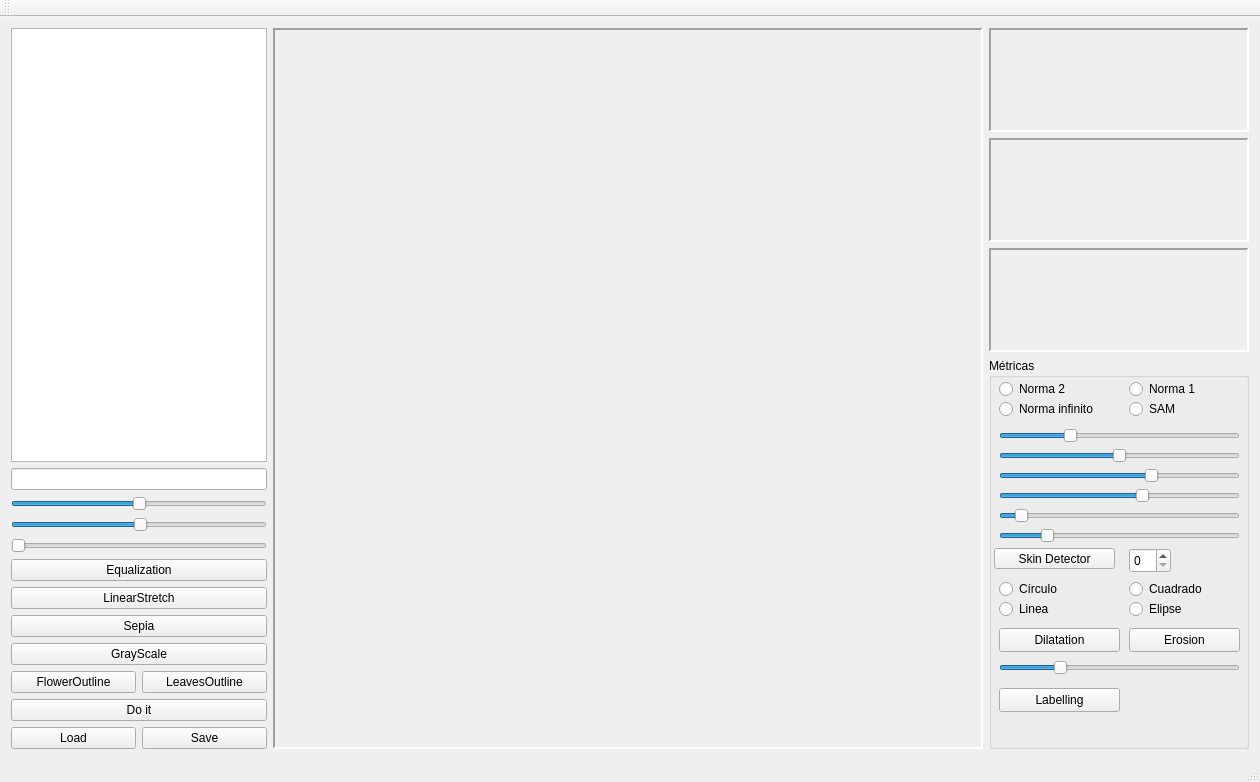
<?xml version="1.0" encoding="UTF-8"?>
<ui version="4.0">
 <class>FPImage</class>
 <widget class="QMainWindow" name="FPImage">
  <property name="geometry">
   <rect>
    <x>0</x>
    <y>0</y>
    <width>1260</width>
    <height>782</height>
   </rect>
  </property>
  <property name="windowTitle">
   <string>FPImage</string>
  </property>
  <widget class="QWidget" name="centralWidget">
   <layout class="QHBoxLayout" name="horizontalLayout_2" stretch="0,5,0">
    <item>
     <layout class="QVBoxLayout" name="verticalLayout">
      <property name="sizeConstraint">
       <enum>QLayout::SetDefaultConstraint</enum>
      </property>
      <item>
       <widget class="QPlainTextEdit" name="ERes"/>
      </item>
      <item>
       <widget class="QLineEdit" name="EFile"/>
      </item>
      <item>
       <widget class="QSlider" name="BrightnessSlider">
        <property name="minimum">
         <number>-255</number>
        </property>
        <property name="maximum">
         <number>255</number>
        </property>
        <property name="value">
         <number>0</number>
        </property>
        <property name="sliderPosition">
         <number>0</number>
        </property>
        <property name="orientation">
         <enum>Qt::Horizontal</enum>
        </property>
        <property name="tickPosition">
         <enum>QSlider::NoTicks</enum>
        </property>
       </widget>
      </item>
      <item>
       <widget class="QSlider" name="ContrastSlider">
        <property name="minimum">
         <number>0</number>
        </property>
        <property name="maximum">
         <number>890</number>
        </property>
        <property name="value">
         <number>450</number>
        </property>
        <property name="sliderPosition">
         <number>450</number>
        </property>
        <property name="orientation">
         <enum>Qt::Horizontal</enum>
        </property>
       </widget>
      </item>
      <item>
       <widget class="QSlider" name="EdgeSlider">
        <property name="maximum">
         <number>130</number>
        </property>
        <property name="orientation">
         <enum>Qt::Horizontal</enum>
        </property>
       </widget>
      </item>
      <item>
       <widget class="QPushButton" name="BEq">
        <property name="text">
         <string>Equalization</string>
        </property>
       </widget>
      </item>
      <item>
       <widget class="QPushButton" name="BLinearStretch">
        <property name="text">
         <string>LinearStretch</string>
        </property>
       </widget>
      </item>
      <item>
       <widget class="QPushButton" name="BSepia">
        <property name="text">
         <string>Sepia</string>
        </property>
       </widget>
      </item>
      <item>
       <widget class="QPushButton" name="BGrayScale">
        <property name="text">
         <string>GrayScale</string>
        </property>
       </widget>
      </item>
      <item>
       <layout class="QHBoxLayout" name="horizontalLayout_6">
        <item>
         <widget class="QPushButton" name="BFlowerOutline">
          <property name="text">
           <string>FlowerOutline</string>
          </property>
         </widget>
        </item>
        <item>
         <widget class="QPushButton" name="BLeavesOutline">
          <property name="text">
           <string>LeavesOutline</string>
          </property>
         </widget>
        </item>
       </layout>
      </item>
      <item>
       <widget class="QPushButton" name="BDoIt">
        <property name="text">
         <string>Do it</string>
        </property>
       </widget>
      </item>
      <item>
       <layout class="QHBoxLayout" name="horizontalLayout">
        <item>
         <widget class="QPushButton" name="BLoad">
          <property name="text">
           <string>Load</string>
          </property>
         </widget>
        </item>
        <item>
         <widget class="QPushButton" name="BSave">
          <property name="text">
           <string>Save</string>
          </property>
         </widget>
        </item>
       </layout>
      </item>
     </layout>
    </item>
    <item>
     <widget class="QScrollArea" name="scrollArea">
      <property name="frameShape">
       <enum>QFrame::Panel</enum>
      </property>
      <property name="lineWidth">
       <number>2</number>
      </property>
      <property name="widgetResizable">
       <bool>true</bool>
      </property>
      <widget class="QWidget" name="scrollAreaWidgetContents">
       <property name="geometry">
        <rect>
         <x>0</x>
         <y>0</y>
         <width>706</width>
         <height>700</height>
        </rect>
       </property>
       <layout class="QGridLayout" name="gridLayout">
        <item row="0" column="2">
         <widget class="QLabel" name="Ecran">
          <property name="text">
           <string/>
          </property>
         </widget>
        </item>
       </layout>
      </widget>
     </widget>
    </item>
    <item>
     <layout class="QVBoxLayout" name="verticalLayout_2">
      <item>
       <widget class="QLabel" name="EcranHistoR">
        <property name="minimumSize">
         <size>
          <width>260</width>
          <height>104</height>
         </size>
        </property>
        <property name="maximumSize">
         <size>
          <width>260</width>
          <height>104</height>
         </size>
        </property>
        <property name="frameShape">
         <enum>QFrame::Panel</enum>
        </property>
        <property name="frameShadow">
         <enum>QFrame::Sunken</enum>
        </property>
        <property name="lineWidth">
         <number>2</number>
        </property>
        <property name="midLineWidth">
         <number>0</number>
        </property>
        <property name="text">
         <string/>
        </property>
       </widget>
      </item>
      <item>
       <widget class="QLabel" name="EcranHistoG">
        <property name="minimumSize">
         <size>
          <width>260</width>
          <height>104</height>
         </size>
        </property>
        <property name="maximumSize">
         <size>
          <width>260</width>
          <height>104</height>
         </size>
        </property>
        <property name="frameShape">
         <enum>QFrame::Panel</enum>
        </property>
        <property name="frameShadow">
         <enum>QFrame::Sunken</enum>
        </property>
        <property name="lineWidth">
         <number>2</number>
        </property>
        <property name="text">
         <string/>
        </property>
       </widget>
      </item>
      <item>
       <widget class="QLabel" name="EcranHistoB">
        <property name="minimumSize">
         <size>
          <width>260</width>
          <height>104</height>
         </size>
        </property>
        <property name="maximumSize">
         <size>
          <width>260</width>
          <height>104</height>
         </size>
        </property>
        <property name="frameShape">
         <enum>QFrame::Panel</enum>
        </property>
        <property name="frameShadow">
         <enum>QFrame::Sunken</enum>
        </property>
        <property name="lineWidth">
         <number>2</number>
        </property>
        <property name="text">
         <string/>
        </property>
       </widget>
      </item>
      <item>
       <widget class="QGroupBox" name="GNorma">
        <property name="title">
         <string>Métricas</string>
        </property>
        <widget class="QRadioButton" name="N1">
         <property name="geometry">
          <rect>
           <x>140</x>
           <y>20</y>
           <width>111</width>
           <height>22</height>
          </rect>
         </property>
         <property name="sizePolicy">
          <sizepolicy hsizetype="Fixed" vsizetype="Fixed">
           <horstretch>0</horstretch>
           <verstretch>0</verstretch>
          </sizepolicy>
         </property>
         <property name="text">
          <string>Norma 1</string>
         </property>
        </widget>
        <widget class="QRadioButton" name="N2">
         <property name="geometry">
          <rect>
           <x>10</x>
           <y>20</y>
           <width>111</width>
           <height>22</height>
          </rect>
         </property>
         <property name="text">
          <string>Norma 2</string>
         </property>
        </widget>
        <widget class="QRadioButton" name="Ninf">
         <property name="geometry">
          <rect>
           <x>10</x>
           <y>40</y>
           <width>111</width>
           <height>22</height>
          </rect>
         </property>
         <property name="sizePolicy">
          <sizepolicy hsizetype="Fixed" vsizetype="Fixed">
           <horstretch>0</horstretch>
           <verstretch>0</verstretch>
          </sizepolicy>
         </property>
         <property name="text">
          <string>Norma infinito</string>
         </property>
        </widget>
        <widget class="QRadioButton" name="SAM">
         <property name="geometry">
          <rect>
           <x>140</x>
           <y>40</y>
           <width>111</width>
           <height>22</height>
          </rect>
         </property>
         <property name="text">
          <string>SAM</string>
         </property>
        </widget>
        <widget class="QSlider" name="BRp">
         <property name="geometry">
          <rect>
           <x>10</x>
           <y>70</y>
           <width>241</width>
           <height>16</height>
          </rect>
         </property>
         <property name="maximum">
          <number>255</number>
         </property>
         <property name="value">
          <number>72</number>
         </property>
         <property name="orientation">
          <enum>Qt::Horizontal</enum>
         </property>
        </widget>
        <widget class="QSlider" name="BRvar">
         <property name="geometry">
          <rect>
           <x>10</x>
           <y>90</y>
           <width>241</width>
           <height>16</height>
          </rect>
         </property>
         <property name="maximum">
          <number>50</number>
         </property>
         <property name="value">
          <number>25</number>
         </property>
         <property name="orientation">
          <enum>Qt::Horizontal</enum>
         </property>
        </widget>
        <widget class="QSlider" name="BGp">
         <property name="geometry">
          <rect>
           <x>10</x>
           <y>110</y>
           <width>241</width>
           <height>16</height>
          </rect>
         </property>
         <property name="maximum">
          <number>255</number>
         </property>
         <property name="value">
          <number>164</number>
         </property>
         <property name="orientation">
          <enum>Qt::Horizontal</enum>
         </property>
        </widget>
        <widget class="QSlider" name="BBp">
         <property name="geometry">
          <rect>
           <x>10</x>
           <y>150</y>
           <width>241</width>
           <height>16</height>
          </rect>
         </property>
         <property name="maximum">
          <number>255</number>
         </property>
         <property name="value">
          <number>17</number>
         </property>
         <property name="orientation">
          <enum>Qt::Horizontal</enum>
         </property>
        </widget>
        <widget class="QSlider" name="BBvar">
         <property name="geometry">
          <rect>
           <x>10</x>
           <y>170</y>
           <width>241</width>
           <height>16</height>
          </rect>
         </property>
         <property name="maximum">
          <number>50</number>
         </property>
         <property name="value">
          <number>9</number>
         </property>
         <property name="orientation">
          <enum>Qt::Horizontal</enum>
         </property>
        </widget>
        <widget class="QSlider" name="BGvar">
         <property name="geometry">
          <rect>
           <x>10</x>
           <y>130</y>
           <width>241</width>
           <height>16</height>
          </rect>
         </property>
         <property name="maximum">
          <number>50</number>
         </property>
         <property name="value">
          <number>30</number>
         </property>
         <property name="orientation">
          <enum>Qt::Horizontal</enum>
         </property>
        </widget>
        <widget class="QPushButton" name="BSkinDetector">
         <property name="geometry">
          <rect>
           <x>5</x>
           <y>190</y>
           <width>121</width>
           <height>21</height>
          </rect>
         </property>
         <property name="text">
          <string>Skin Detector</string>
         </property>
        </widget>
        <widget class="QSpinBox" name="spinBox">
         <property name="geometry">
          <rect>
           <x>140</x>
           <y>190</y>
           <width>42</width>
           <height>25</height>
          </rect>
         </property>
        </widget>
        <widget class="QRadioButton" name="RBCirculo">
         <property name="geometry">
          <rect>
           <x>10</x>
           <y>220</y>
           <width>111</width>
           <height>22</height>
          </rect>
         </property>
         <property name="text">
          <string>Círculo</string>
         </property>
        </widget>
        <widget class="QRadioButton" name="RBElipse">
         <property name="geometry">
          <rect>
           <x>140</x>
           <y>240</y>
           <width>111</width>
           <height>22</height>
          </rect>
         </property>
         <property name="text">
          <string>Elipse</string>
         </property>
        </widget>
        <widget class="QRadioButton" name="RBLinea">
         <property name="geometry">
          <rect>
           <x>10</x>
           <y>240</y>
           <width>111</width>
           <height>22</height>
          </rect>
         </property>
         <property name="text">
          <string>Linea</string>
         </property>
        </widget>
        <widget class="QRadioButton" name="RBCuadrado">
         <property name="geometry">
          <rect>
           <x>140</x>
           <y>220</y>
           <width>111</width>
           <height>22</height>
          </rect>
         </property>
         <property name="text">
          <string>Cuadrado</string>
         </property>
        </widget>
        <widget class="QPushButton" name="BDilatation">
         <property name="geometry">
          <rect>
           <x>10</x>
           <y>270</y>
           <width>121</width>
           <height>24</height>
          </rect>
         </property>
         <property name="text">
          <string>Dilatation</string>
         </property>
        </widget>
        <widget class="QPushButton" name="BErosion">
         <property name="geometry">
          <rect>
           <x>140</x>
           <y>270</y>
           <width>111</width>
           <height>24</height>
          </rect>
         </property>
         <property name="text">
          <string>Erosion</string>
         </property>
        </widget>
        <widget class="QSlider" name="SE_Slider">
         <property name="geometry">
          <rect>
           <x>10</x>
           <y>300</y>
           <width>241</width>
           <height>20</height>
          </rect>
         </property>
         <property name="minimum">
          <number>3</number>
         </property>
         <property name="value">
          <number>26</number>
         </property>
         <property name="orientation">
          <enum>Qt::Horizontal</enum>
         </property>
        </widget>
        <widget class="QPushButton" name="BLabelling">
         <property name="geometry">
          <rect>
           <x>10</x>
           <y>330</y>
           <width>121</width>
           <height>24</height>
          </rect>
         </property>
         <property name="text">
          <string>Labelling</string>
         </property>
        </widget>
       </widget>
      </item>
     </layout>
    </item>
   </layout>
  </widget>
  <widget class="QMenuBar" name="menuBar">
   <property name="geometry">
    <rect>
     <x>0</x>
     <y>0</y>
     <width>1260</width>
     <height>21</height>
    </rect>
   </property>
  </widget>
  <widget class="QToolBar" name="mainToolBar">
   <attribute name="toolBarArea">
    <enum>TopToolBarArea</enum>
   </attribute>
   <attribute name="toolBarBreak">
    <bool>false</bool>
   </attribute>
  </widget>
  <widget class="QStatusBar" name="statusBar"/>
 </widget>
 <layoutdefault spacing="6" margin="11"/>
 <resources/>
 <connections/>
</ui>
